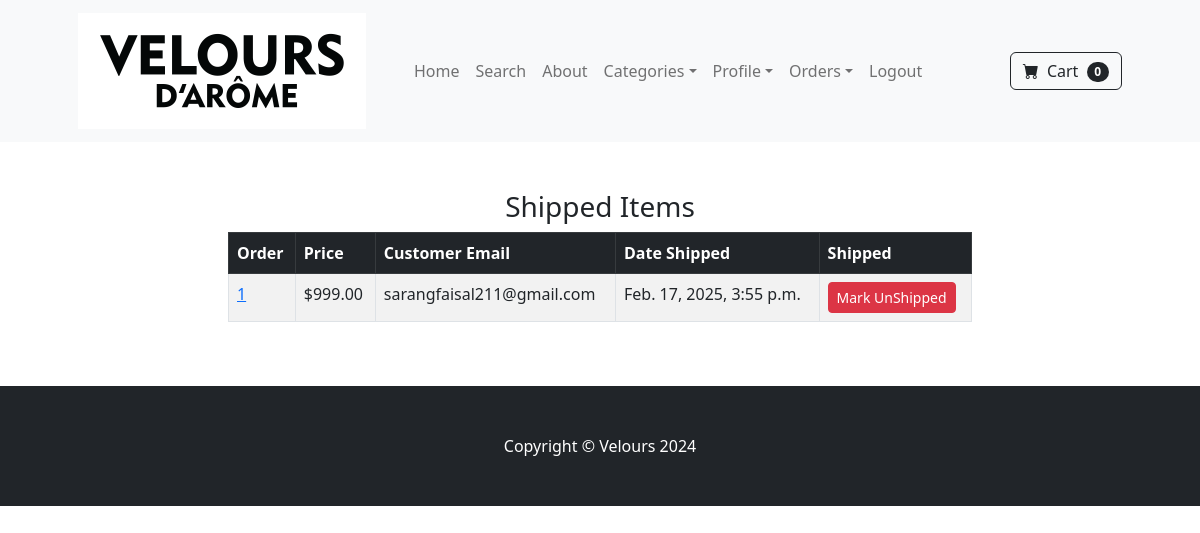
The page /payment/shipped_dash/ (signed in) on the database its author committed.
### payment/models.py (models this page shows, shortened)
class Order(models.Model):
	user = models.ForeignKey(User, on_delete=models.CASCADE, null=True, blank=True)
	full_name = models.CharField(max_length=250)
	email = models.EmailField(max_length=250)
	shipping_address = models.TextField(max_length=15000)
	amount_paid = models.DecimalField(max_digits=7, decimal_places=2)
	date_ordered = models.DateTimeField(auto_now_add=True)
	shipped = models.BooleanField(default=False)
	date_shipped = models.DateTimeField(blank=True, null=True)

### payment/views.py (the view, shortened to what this page needs)
# urls.py: path('shipped_dash/', views.shipped_dash, name="shipped_dash"),
def shipped_dash(request):
	if request.user.is_authenticated and request.user.is_superuser:
		orders = Order.objects.filter(shipped=True)
		return render(request, "payment/shipped_dash.html", {"orders":orders})
	else:
		messages.success(request, "Access Denied")
		return redirect('home')

### cart/cart.py (called while the page is built)
    def __len__(self):
        return len(self.cart)

### cart/context_processors.py (called while the page is built)
def cart(request):
    return {'cart': Cart(request)}

### velours/context_processors.py (called while the page is built)
def categories_processor(request):
    return {
        'categories': Category.objects.all()
    }

### payment/templates/payment/shipped_dash.html (shortened to what this page needs)
{% extends 'base.html' %}
{% block content %}
        <div class="container">
        	<div class="row">
        		<center>
        			<div class="col-8">
        				<br/><br/>
<h3>Shipped Items</h3>
<table class="table table-striped table-hover table-bordered">
  <thead class="table-dark">
    <tr>
      <th scope="col">Order</th>
      <th scope="col">Price</th>
      <th scope="col">Customer Email</th>
      <th scope="col">Date Shipped</th>
      <th scope="col">Shipped</th>
    </tr>
  </thead>
  <tbody>
    {% for item in orders %}
    <tr>
      <td><a href="{% url 'orders' item.id %}">{{ item.id }}</a></td>
      <td>${{ item.amount_paid }}</td>
      <td>{{ item.email }}</td>
      <td>{{ item.date_shipped }}</td>
       <td>
        <form method="POST">
          <button type="Submit" class="btn btn-danger btn-sm">Mark UnShipped</button>
        </form>
      </td>
    </tr>
    {% endfor %}
  </tbody>
</table>
<br/><br/>
        			</div>
        		</center>
        	</div>
        </div>
{% endblock %}

### rows shown on the page
Order: id "1", amount_paid "999.00", email "sarangfaisal211@gmail.com", date_shipped "Feb. 17, 2025, 3:55 p.m."

### other values the page prints
{{ cart|length }} "0"
